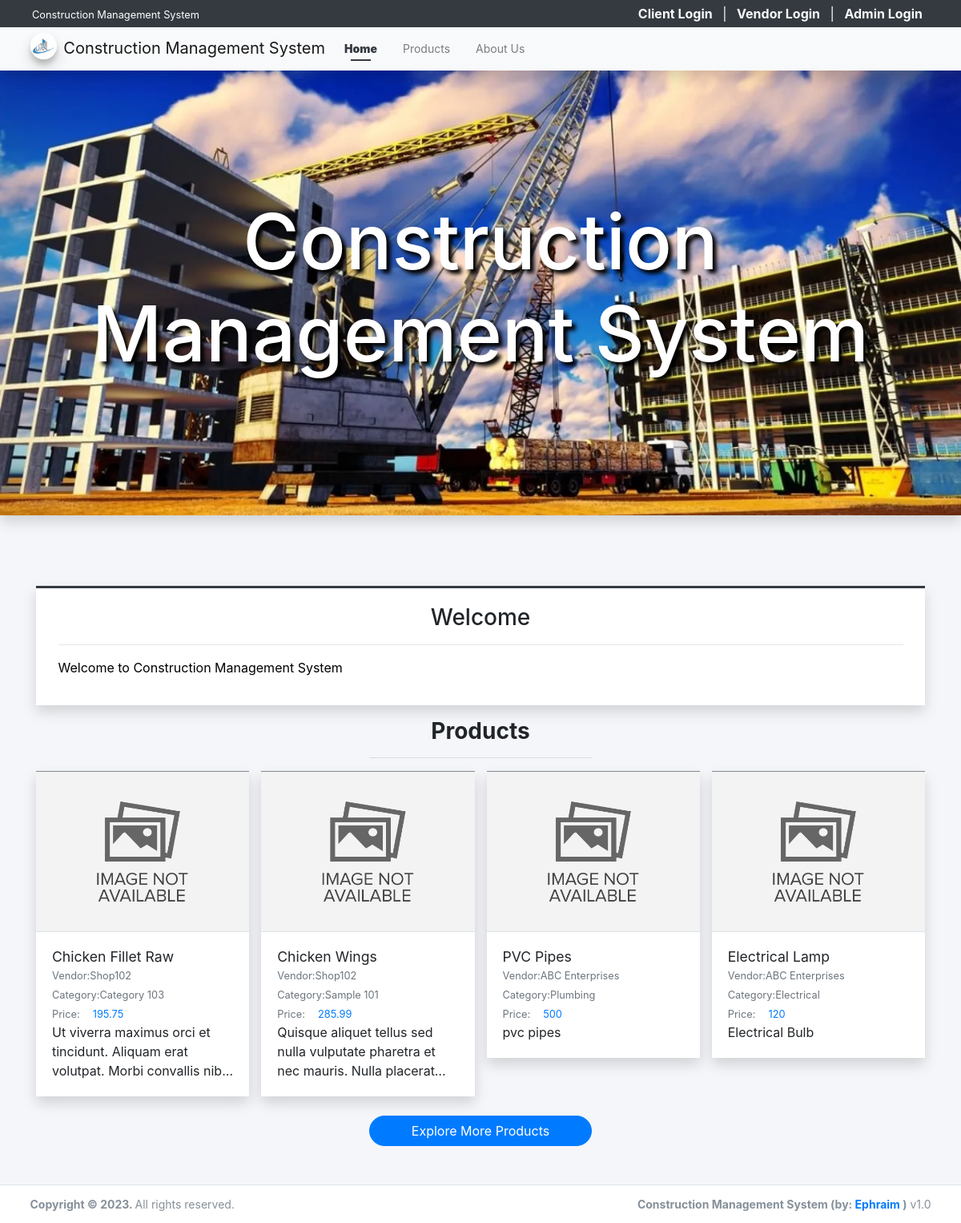
The page / on the database its author committed.
### tables this page shows
CREATE TABLE `product_list` (
  `id` int(30) NOT NULL,
  `vendor_id` int(30) DEFAULT NULL,
  `category_id` int(30) DEFAULT NULL,
  `name` text NOT NULL,
  `description` text NOT NULL,
  `price` double NOT NULL DEFAULT 0,
  `image_path` text DEFAULT NULL,
  `status` tinyint(1) NOT NULL DEFAULT 1,
  `delete_flag` tinyint(1) NOT NULL DEFAULT 0,
  `date_created` datetime NOT NULL DEFAULT current_timestamp(),
  `date_updated` datetime DEFAULT NULL ON UPDATE current_timestamp()
);

CREATE TABLE `vendor_list` (
  `id` int(30) NOT NULL,
  `code` varchar(100) NOT NULL,
  `shop_type_id` int(30) NOT NULL,
  `shop_name` text NOT NULL,
  `shop_owner` text NOT NULL,
  `contact` text NOT NULL,
  `username` text NOT NULL,
  `password` text NOT NULL,
  `avatar` text DEFAULT NULL,
  `status` tinyint(1) NOT NULL DEFAULT 1,
  `delete_flag` tinyint(1) NOT NULL DEFAULT 0,
  `date_created` datetime NOT NULL DEFAULT current_timestamp(),
  `date_updated` datetime DEFAULT NULL ON UPDATE current_timestamp()
);

CREATE TABLE `category_list` (
  `id` int(30) NOT NULL,
  `vendor_id` int(30) NOT NULL,
  `name` text NOT NULL,
  `description` text NOT NULL,
  `status` tinyint(1) NOT NULL DEFAULT 1,
  `delete_flag` tinyint(1) NOT NULL DEFAULT 0,
  `date_created` datetime NOT NULL DEFAULT current_timestamp(),
  `date_updated` datetime DEFAULT NULL ON UPDATE current_timestamp()
);

### classes/DBConnection.php (called while the page is built, shortened)
<?php
class DBConnection{
    private $host = DB_SERVER;
    private $username = DB_USERNAME;
    private $password = DB_PASSWORD;
    private $database = DB_NAME;
    public $conn;
    public function __construct(){
        if (!isset($this->conn)) {
            $this->conn = new mysqli($this->host, $this->username, $this->password, $this->database);
        }
    }
}
?>

### classes/SystemSettings.php (called while the page is built, shortened)
<?php
class SystemSettings extends DBConnection{
	function userdata($field = ''){
		if(!empty($field)){
			if(isset($_SESSION['userdata'][$field]))
				return $_SESSION['userdata'][$field];
			else
				return null;
		}else{
			return false;
		}
	}
	function info($field=''){
		if(!empty($field)){
			if(isset($_SESSION['system_info'][$field]))
				return $_SESSION['system_info'][$field];
			else
				return false;
		}else{
			return false;
		}
	}
}
$_settings = new SystemSettings();
?>

### config.php (called while the page is built, shortened)
<?php
require_once('classes/DBConnection.php');
require_once('classes/SystemSettings.php');
function validate_image($file){
    $file = explode("?",$file)[0];
	if(!empty($file)){
		if(is_file(base_app.$file)){
			return base_url.$file;
		}else{
			return base_url.'dist/img/no-image-available.png';
		}
	}else{
		return base_url.'dist/img/no-image-available.png';
	}
}
function format_num($number = 0, $max_decimal = ''){
    if(is_numeric($number)){
        $ex = explode('.',$number);
        $dec = isset($ex[1]) ? strlen($ex[1]) : 0;
        if(empty($max_decimal) || (is_numeric($max_decimal) && $max_decimal >= $dec)){
            return number_format($number,$dec);
        }else{
            if(is_numeric($max_decimal))
                return number_format($number,$max_decimal);
            else
                return "Invalid Maximum Decimal";
        }
    }else{
        return "Invalid Number";
    }
}
?>

### home.php (the view, shortened to what this page needs)
<div class="col-lg-12 py-5">
    <div class="contain-fluid">
        <div class="card card-outline card-dark shadow rounded-0">
            <div class="card-body rounded-0">
                <div class="container-fluid">
                    <h3 class="text-center">Welcome</h3>
                    <hr>
                    <div class="welcome-content">
                    </div>
                </div>
            </div>
        </div>
        <h3 class="text-center"><b>Products</b></h3>
        <center><hr class="w-25"></center>
        <div class="row" id="product_list">
            <?php
            $products = $conn->query("SELECT p.*, v.shop_name as vendor, c.name as `category` FROM `product_list` p inner join vendor_list v on p.vendor_id = v.id inner join category_list c on p.category_id = c.id where p.delete_flag = 0 and p.`status` =1 order by RAND() limit 4");
            while($row = $products->fetch_assoc()):
            ?>
            <div class="col-lg-3 col-md-6 col-sm-12 product-item">
                <a href="./?page=products/view_product&id=<?= $row['id'] ?>" class="card shadow rounded-0 text-reset text-decoration-none">
                <div class="product-img-holder position-relative">
                    <img src="<?= validate_image($row['image_path']) ?>" alt="Product-image" class="img-top product-img bg-gradient-gray">
                </div>
                    <div class="card-body border-top border-gray">
                        <h5 class="card-title text-truncate w-100"><?= $row['name'] ?></h5>
                        <div class="d-flex w-100">
                            <div class="col-auto px-0"><small class="text-muted">Vendor: </small></div>
                            <div class="col-auto px-0 flex-shrink-1 flex-grow-1"><p class="text-truncate m-0"><small class="text-muted"><?= $row['vendor'] ?></small></p></div>
                        </div>
                        <div class="d-flex">
                            <div class="col-auto px-0"><small class="text-muted">Category: </small></div>
                            <div class="col-auto px-0 flex-shrink-1 flex-grow-1"><p class="text-truncate m-0"><small class="text-muted"><?= $row['category'] ?></small></p></div>
                        </div>
                        <div class="d-flex">
                            <div class="col-auto px-0"><small class="text-muted">Price: </small></div>
                            <div class="col-auto px-0 flex-shrink-1 flex-grow-1"><p class="m-0 pl-3"><small class="text-primary"><?= format_num($row['price']) ?></small></p></div>
                        </div>
                        <p class="card-text truncate-3 w-100"><?= strip_tags(html_entity_decode($row['description'])) ?></p>
                    </div>
                </a>
            </div>
            <?php endwhile; ?>
        </div>
        <div class="text-center">
            <a href="./?page=products" class="btn btn-large btn-primary rounded-pill col-lg-3 col-md-5 col-sm-12">Explore More Products</a>
        </div>
    </div>
</div>

### index.php (shortened to what this page needs)
<?php require_once('./config.php'); ?>
 <!DOCTYPE html>
<html lang="en" class="" style="height: auto;">
<?php require_once('inc/header.php') ?>
  <body class="layout-top-nav layout-fixed layout-navbar-fixed" style="height: auto;">
    <div class="wrapper">
     <?php $page = isset($_GET['page']) ? $_GET['page'] : 'home';  ?>
     <?php require_once('inc/topBarNav.php') ?>
      <div class="content-wrapper pt-5" style="">
        <?php if($page == "home" || $page == "about"): ?>
          <div id="header" class="shadow mb-4">
              <div class="d-flex justify-content-center h-100 w-100 align-items-center flex-column px-3">
                  <h1 class="w-100 text-center site-title px-5"><?php echo $_settings->info('name') ?></h1>
              </div>
          </div>
        <?php endif; ?>
        <section class="content ">
          <div class="container">
            <?php
              if(!file_exists($page.".php") && !is_dir($page)){
                  include '404.html';
              }else{
                if(is_dir($page))
                  include $page.'/index.php';
                else
                  include $page.'.php';
              }
            ?>
          </div>
        </section>
      </div>
      <?php require_once('inc/footer.php') ?>
  </body>
</html>

### inc/header.php (shortened to what this page needs)
<head>
    <link rel="stylesheet" href="<?php echo base_url ?>plugins/fontawesome-free/css/all.min.css">
    <link rel="stylesheet" href="<?php echo base_url ?>plugins/tempusdominus-bootstrap-4/css/tempusdominus-bootstrap-4.min.css">
  <link rel="stylesheet" href="<?php echo base_url ?>plugins/datatables-bs4/css/dataTables.bootstrap4.min.css">
  <link rel="stylesheet" href="<?php echo base_url ?>plugins/datatables-responsive/css/responsive.bootstrap4.min.css">
  <link rel="stylesheet" href="<?php echo base_url ?>plugins/datatables-buttons/css/buttons.bootstrap4.min.css">
  <link rel="stylesheet" href="<?php echo base_url ?>plugins/select2/css/select2.min.css">
  <link rel="stylesheet" href="<?php echo base_url ?>plugins/select2-bootstrap4-theme/select2-bootstrap4.min.css">
    <link rel="stylesheet" href="<?php echo base_url ?>plugins/icheck-bootstrap/icheck-bootstrap.min.css">
    <link rel="stylesheet" href="<?php echo base_url ?>plugins/jqvmap/jqvmap.min.css">
    <link rel="stylesheet" href="<?php echo base_url ?>plugins/fullcalendar/main.css">
    <link rel="stylesheet" href="<?php echo base_url ?>plugins/overlayScrollbars/css/OverlayScrollbars.min.css">
    <link rel="stylesheet" href="<?php echo base_url ?>plugins/daterangepicker/daterangepicker.css">
    <link rel="stylesheet" href="<?php echo base_url ?>plugins/summernote/summernote-bs4.min.css">
  <link rel="stylesheet" href="<?php echo base_url ?>plugins/sweetalert2-theme-bootstrap-4/bootstrap-4.min.css">
    <link rel="stylesheet" href="<?php echo base_url ?>dist/css/adminlte.css">
    <link rel="stylesheet" href="<?php echo base_url ?>dist/css/custom.css">
  </head>

### inc/topBarNav.php (shortened to what this page needs)
<nav class="w-100 px-2 py-1 position-fixed top-0 bg-dark text-light" id="login-nav">
  <div class="d-flex justify-content-between w-100">
    <div>
      <p class="m-0 truncate-1"><small><?= $_settings->info('name') ?></small></p>
    </div>
    <div>
      <?php if($_settings->userdata('id') > 0 && $_settings->userdata('login_type') ==3): ?>
        <!-- <span class="mx-2">Howdy, <?= !empty($_settings->userdata('username')) ? $_settings->userdata('username') : $_settings->userdata('email') ?></span>
        <span class="mx-1"><a href="<?= base_url.'classes/Login.php?f=logout_client' ?>"><i class="fa fa-power-off"></i></a></span> -->
        <div class="dropdown">
          <a href="javascript:void(0)" class="dropdown-toggle text-reset text-decoration-none" id="dropdownMenuButton" data-toggle="dropdown" aria-haspopup="true" aria-expanded="false">
          <span class="mx-2"><img src="<?= validate_image($_settings->userdata('avatar')) ?>" class="img-thumbnail rounded-circle" alt="User Avatar" id="client-img-avatar">  <span class="mx-2">Howdy, <?= !empty($_settings->userdata('username')) ? $_settings->userdata('username') : $_settings->userdata('email') ?></span>
          </a>
          <div class="dropdown-menu" aria-labelledby="dropdownMenuButton">
            <a class="dropdown-item" href="./?page=manage_account">Manage Account</a>
            <a class="dropdown-item" href="<?= base_url.'classes/Login.php?f=logout_client' ?>">Logout</a>
          </div>
        </div>
      <?php else: ?>
        <a href="./login.php" class="mx-2 text-light text-decoration-none font-weight-bolder">Client Login</a> |
        <a href="./vendor" class="mx-2 text-light text-decoration-none font-weight-bolder">Vendor Login</a> |
        <a href="./admin" class="mx-2 text-light text-decoration-none font-weight-bolder">Admin Login</a>
      <?php endif; ?>
    </div>
  </div>
</nav>
<nav class="main-header navbar navbar-expand-md navbar-light border-0 text-sm bg-gradient-light shadow" id='top-Nav'>
  <div class="container">
    <a href="./" class="navbar-brand">
      <img src="<?php echo validate_image($_settings->info('logo'))?>" alt="Site Logo" class="brand-image img-circle elevation-3" style="opacity: .8">
      <span><?= $_settings->info('short_name') ?></span>
    </a>
    <div class="collapse navbar-collapse order-3" id="navbarCollapse">
      <ul class="navbar-nav">
        <li class="nav-item">
          <a href="./" class="nav-link <?= isset($page) && $page =='home' ? "active" : "" ?>">Home</a>
        </li>
        <li class="nav-item">
          <a href="./?page=products" class="nav-link <?= isset($page) && $page =='products' ? "active" : "" ?>">Products</a>
        </li>
        <li class="nav-item">
          <a href="./?page=about" class="nav-link <?= isset($page) && $page =='about' ? "active" : "" ?>">About Us</a>
        </li>
      </ul>
    </div>
  </div>
</nav>

### inc/footer.php (shortened to what this page needs)
<footer class="main-footer text-sm">
  <div class="container">
        <strong>Copyright © <?php echo date('Y') ?>.
        </strong>
        All rights reserved.
        <div class="float-right d-none d-sm-inline-block">
          <b><?php echo $_settings->info('short_name') ?> (by: <a href="mailto:ephraim.njorogee@gmail.com" target="blank">Ephraim</a> )</b> v1.0
        </div>
      </div>
      </footer>
    </div>

### inc/topBarNav.php (style rules this page uses)
#login-nav { position: fixed !important; top: 0 !important; z-index: 1038; padding: 0.3em 2.5em !important; }
#top-Nav { top: 2.3em; }
.text-sm .layout-navbar-fixed .wrapper .main-header ~ .content-wrapper, .layout-navbar-fixed .wrapper .main-header.text-sm ~ .content-wrapper { margin-top: calc(3.6) !important; padding-top: calc(3.2em) !important }

### rows shown on the page
product_list: name "Chicken Fillet Raw", vendor.shop_name "Shop102", category.name "Category 103", price "195.75", description "Ut viverra maximus orci et tincidunt. Aliquam erat volutpat. Morbi convallis…"
product_list: name "Chicken Wings", vendor.shop_name "Shop102", category.name "Sample 101", price "285.99", description "Quisque aliquet tellus sed nulla vulputate pharetra et nec mauris. Nulla…"
product_list: name "PVC Pipes", vendor.shop_name "ABC Enterprises", category.name "Plumbing", price "500", description "pvc pipes"
product_list: name "Electrical Lamp", vendor.shop_name "ABC Enterprises", category.name "Electrical", price "120", description "Electrical Bulb"

### other values the page prints
$_settings->info('name') "Construction Management System"
$_settings->info('short_name') "Construction Management System"
